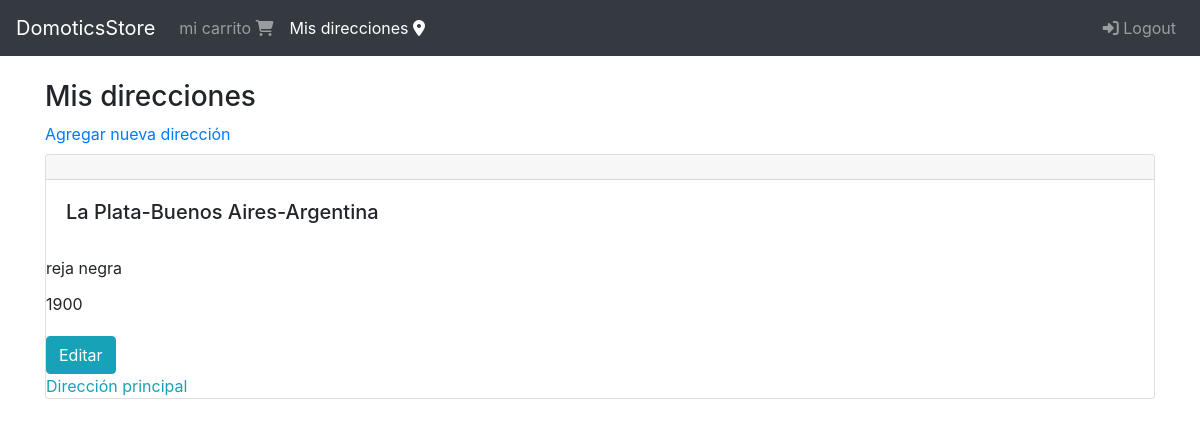
Before: /direcciones/ (signed in) with the older database file.
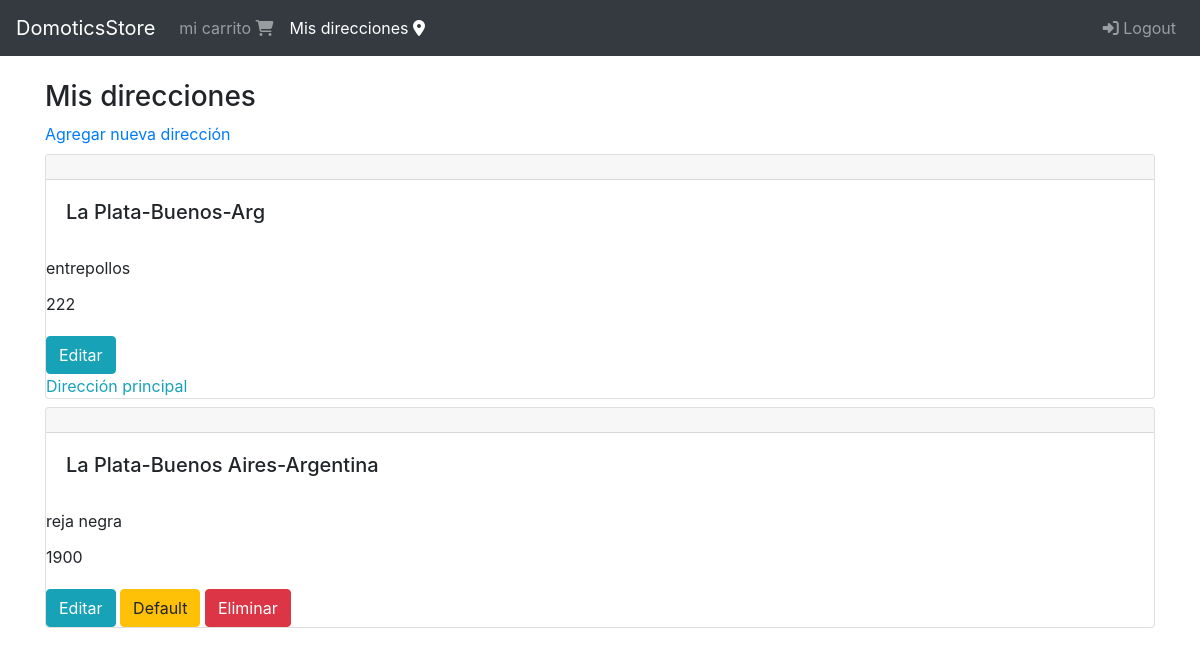
After: the same page with the newer database file.
### shipping_address/models.py (models this page shows, shortened)
class ShippingAddress(models.Model):
    user = models.ForeignKey(User, null=False, blank=False, on_delete=models.CASCADE)
    calle1 = models.CharField(max_length=200)
    calle2 = models.CharField(max_length=200, blank=True)
    ciudad = models.CharField(max_length=100)
    provincia = models.CharField(max_length=100)
    pais = models.CharField(max_length=50)
    referencia = models.CharField(max_length=300)
    codigo_postal = models.CharField(max_length=10, null=False, blank=False)
    default = models.BooleanField(default=False)
    created_at = models.DateTimeField(auto_now_add=True)
    @property
    def address(self):
        return '{}-{}-{}'.format(self.ciudad, self.provincia, self.pais)

### shipping_address/views.py (the view)
# urls.py: path('', views.ShippingAddressListView.as_view(), name='shipping_addresses'),
class ShippingAddressListView(LoginRequiredMixin, ListView):
    login_url = 'login'
    model = ShippingAddress
    template_name = 'shipping_addresses/shipping_addresses.html'
    def get_queryset(self):
        return ShippingAddress.objects.filter(user= self.request.user).order_by('-default')

### shipping_address/templates/shipping_addresses/shipping_addresses.html (shortened to what this page needs)
{% extends 'base.html' %}
{% block content %}
<div class="col">
    <div class="h3">
        Mis direcciones
    </div>
    <a href="{% url 'shipping_addresses:create' %}">Agregar nueva dirección</a>
    <div class="mt-2 mb-5">
        {%for shipping_address in object_list%}
            <div class="mt-2">
                {% include 'shipping_addresses/snippets/shipping_address.html' with edit=True %}
            </div>
        {%endfor%}
    </div>
</div>
{% endblock content %}

### templates/base.html (shortened to what this page needs)
{% load static %}
<!DOCTYPE html>
<html lang="en">
<head>
    <link rel="stylesheet" href="https://stackpath.bootstrapcdn.com/bootstrap/4.4.1/css/bootstrap.min.css">
</head>
<body>
    {% include 'navbar.html' %}
   <div class="container">
    <div class="row mt-4">
        {% block content %}
        {% endblock content %}
     </div>
   </div>
</body>
</html>

### templates/navbar.html (shortened to what this page needs)
{% url 'logout' as logout %}
{% url 'carts:cart' as cart %}
{% url 'shipping_addresses:shipping_addresses' as shipping_addresses %}
<nav class="navbar navbar-expand-md bg-dark navbar-dark">
    <a href="{% url 'index' %}" class="navbar-brand">DomoticsStore</a>
    <div id="navb" class="navbar-collapse collapse hide">
        <ul class="navbar-nav">
            <li class="nav-item {% if request.path == cart%}active{% endif%}">
                <a class="nav-link" href="{{cart}}">
                    mi carrito <span class="fas fa-shopping-cart"></span>
                </a>
            </li>
        </ul>
        {% if user.is_authenticated %}
        <ul class="navbar-nav">
            <li class="nav-item {% if request.path == shipping_addresses%}active{% endif%}">
                <a class="nav-link" href="{{shipping_addresses}}">
                    Mis direcciones <span class="fas fa-map-marker-alt"></span>
                </a>
            </li>
        </ul>
        {% endif %}
        <ul class="nav navbar-nav ml-auto">
            {% if user.is_authenticated %}
                <li class="navbar-item ">
                    <a href="{{logout}}" class="nav-link">
                        <span class="fas fa-sign-in-alt"></span>
                        Logout</a>
                </li>
            {% endif %}
        </ul>
    </div>
</nav>

### shipping_address/templates/shipping_addresses/snippets/shipping_address.html
<div class="card">
    <h4 class="card-header"></h4>
    <div class="card-body">
        <h5 class="card-title">{{ shipping_address.address}}</h5>
    </div>
    <div class="card-title">
        {{ shipping_address.referencia}}
    </div>
    <div class="card-title">
        {{ shipping_address.codigo_postal}}
    </div>
    {% if edit %}
        <div class="mt-2">
            <a href="{% url 'shipping_addresses:update' shipping_address.pk %}" class="btn btn-info">Editar</a>
            {% if shipping_address.default %}
            <div class="text-info">
                Dirección principal
            </div>
            {% else %}
                <a href="{% url 'shipping_addresses:default' shipping_address.id %}" class="btn btn-warning">Default</a>
                <a href="{% url 'shipping_addresses:delete' shipping_address.id %}" class="btn btn-danger">Eliminar</a>
            {%endif%}
    {% endif %}
    </div>
</div>

Changed rows visible on the page:
added ShippingAddress: address "La Plata-Buenos-Arg", referencia "entrepollos", codigo_postal "222", default "Dirección principal"
changed ShippingAddress "La Plata-Buenos Aires-Argentina": default "Dirección principal" → "Default Eliminar"
